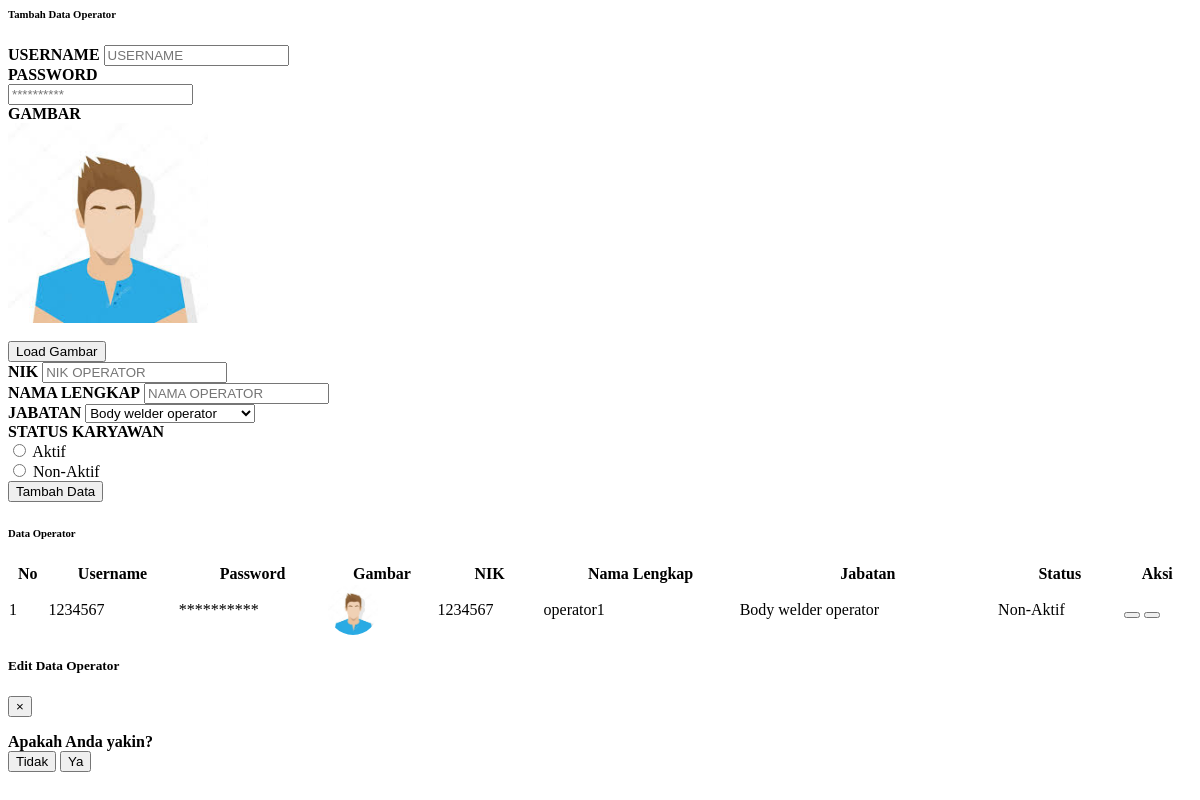
Before: /module/admin/dataKaryawan/dataOperator.php with the older database file.
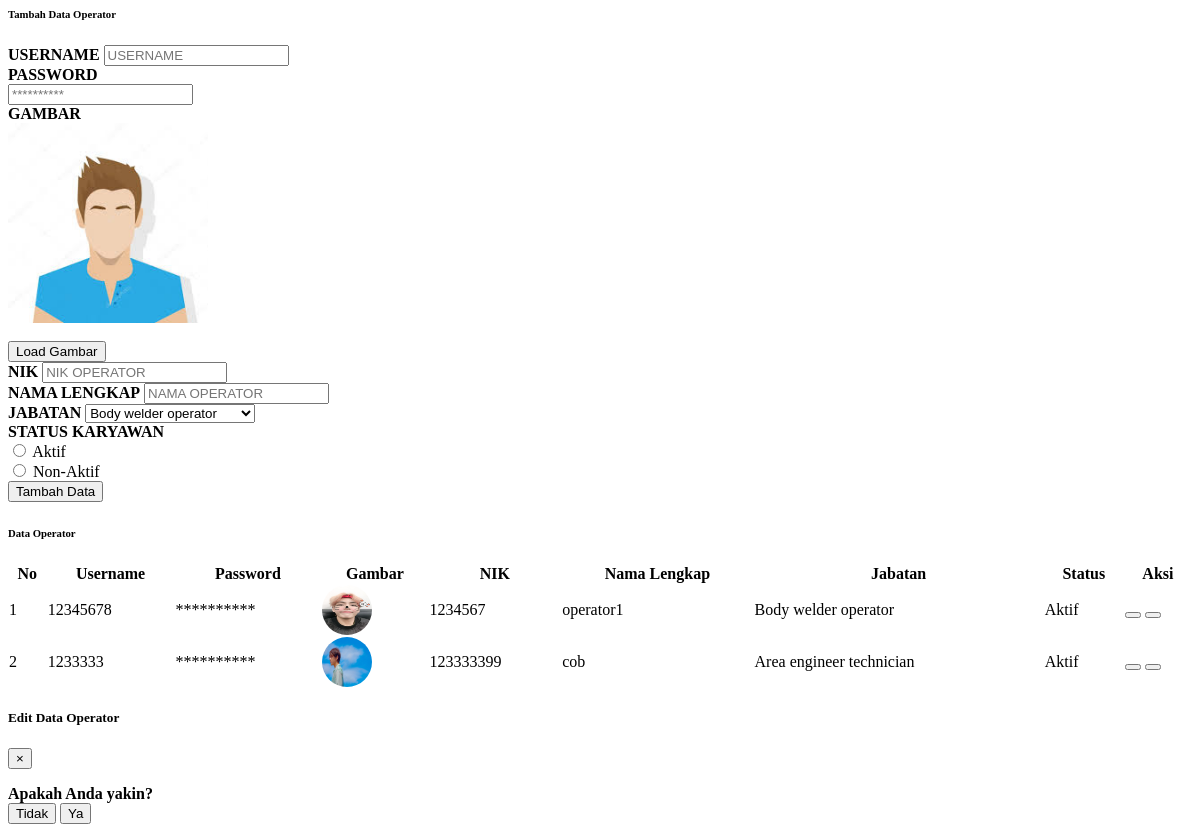
After: the same page with the newer database file.
### tables this page shows
CREATE TABLE `tabel_operator` (
  `id_operator` int(30) NOT NULL,
  `id_user` int(11) NOT NULL,
  `id_jabatan` int(11) NOT NULL,
  `nama` varchar(50) NOT NULL,
  `nik` int(20) NOT NULL,
  `foto` text NOT NULL,
  `status_aktif` enum('Aktif','Non-Aktif') NOT NULL,
  `waktu_tambah` datetime NOT NULL,
  `waktu_edit` datetime NOT NULL
);

CREATE TABLE `tabel_user` (
  `id_user` int(10) NOT NULL,
  `username` varchar(30) NOT NULL,
  `password` varchar(30) NOT NULL,
  `level` enum('operator','supervisor','admin') NOT NULL
);

CREATE TABLE `tabel_jabatan` (
  `id_jabatan` int(11) NOT NULL,
  `nama` varchar(100) NOT NULL
);

### process/proses_adminDataOperator.php (called while the page is built, shortened)
<?php
function tampilJabatan($con){
    $jabatan="SELECT * FROM tabel_jabatan";
    $resultJabatan = mysqli_query($con, $jabatan);
    return $resultJabatan;
}
?>

### module/admin/dataKaryawan/dataOperator.php (the view, shortened to what this page needs)
<?php
  include "../config/connection.php";
  include "../process/proses_adminDataOperator.php";
?>
<body onload="setup2();">
<div class="container-fluid" id="dataKaryawan" onload="setup2();">
    <div class="card shadow mb-4">
        <div class="card-header py-3">
            <h6 class="m-0 font-weight-bold text-primary">Tambah Data Operator</h6>
        </div>
        <div class="card-body">
            <form class="user" action="../process/proses_adminDataOperator.php?module=dataOperator&act=tambah" id="formDataOperatorAdmin" method="POST" enctype="multipart/form-data">
                <div class = "row">
                    <div class="col-sm-6">
                        <div class="form-group row">
                            <div class="col-sm-12 mb-3 mb-sm-0">
                                <label class="col-sm-6 small d-flex flex-column justify-content-center" for="username" style="font-weight: bold">USERNAME</label>
                                <input type="text" class="form-control form-control-user" placeholder="USERNAME" id="usernameOperatorAdmin" name="usernameOperatorAdmin" required>
                            </div>
                        </div>
                        <div class="form-group row">
                            <div class="col-sm-12 mb-3 mb-sm-0">
                                <label class="col-sm-6 small d-flex flex-column justify-content-center" for="passwordOperatorAdmin" style="font-weight: bold">PASSWORD</label>
                                <div class="input-group">
                                    <input type="password" class="form-control form-control-user" name="passwordOperatorAdmin" id="passwordOperatorAdmin" placeholder="**********" required >
                                </div>
                            </div>
                        </div>
                        <div class="form-group row">
                            <div class="col-sm-12 mb-3 mb-sm-0">
                                <label class="col-sm-6 small d-flex flex-column justify-content-center" for="gambar" style="font-weight: bold">GAMBAR</label>
                                <div class="input-group col-sm-10">
                                    <img src="../attachment/img/avatar.jpeg" id="fotoPrevOperatorAdmin3" height="200px" width="200px">
                                </div>
                                <div class="col-md-10">
                                    <br>
                                    <input id='buttonid2' type='button' value='Load Gambar'class="btn btn-loading btn-primary tmbl-loading ml-2"  />
                                </div>
                            </div>
                        </div>
                    </div>
                    <div class="col-sm-6">
                        <div class="form-group row">
                            <div class="col-sm-12 mb-3 mb-sm-0">
                                <label class="col-sm-6 small d-flex flex-column justify-content-center" for="nik" style="font-weight: bold">NIK</label>
                                <input type="text" class="form-control form-control-user" placeholder="NIK OPERATOR" id="nikOperatorAdmin" name="nikOperatorAdmin" required>
                            </div>
                        </div>
                        <div class="form-group row">
                            <div class="col-sm-12 mb-3 mb-sm-0">
                                <label class="col-sm-6 small d-flex flex-column justify-content-center" for="nama" style="font-weight: bold">NAMA LENGKAP</label>
                                <input type="text" class="form-control form-control-user" placeholder="NAMA OPERATOR" id="namaOperatorAdmin" name="namaOperatorAdmin" required>
                            </div>
                        </div>
                        <div class="form-group row">
                            <div class="col-sm-12 mb-3 mb-sm-0">
                                <label class="col-sm-6 small d-flex flex-column justify-content-center" for="jabatan" style="font-weight: bold">JABATAN</label>
                                <?php
                                    $resultJabatan = tampilJabatan($con);
                                ?>
                               <select class="custom-select my-1 mr-sm-2" name="jabatanOperatorAdmin">
                                    <?php
                                        if(mysqli_num_rows($resultJabatan) > 0){
                                            while($row = mysqli_fetch_assoc($resultJabatan)){
                                                echo "<option value='".$row['id_jabatan']."'>".$row['nama']."</option>";
                                            }
                                        }
                                    ?>
                                </select>
                            </div>
                        </div>
                        <div class="form-group row">
                            <div class="col-sm-12 mb-3 mb-sm-0">
                                <label class="col-sm-6 small d-flex flex-column justify-content-center" for="password" style="font-weight: bold">STATUS KARYAWAN</label>
                                <div class="form-check form-check-inline">
                                    <input class="form-check-input form-control-user" type="radio" name="statusOperatorAdmin" id="statusOperatorAdmin1" value="Aktif">
                                    <label class="form-check-label" for="statusOperatorAdmin1">Aktif</label>
                                </div>
                                <div class="form-check form-check-inline">
                                    <input class="form-check-input" type="radio" name="statusOperatorAdmin" id="statusOperatorAdmin2" value="Non-Aktif">
                                    <label class="form-check-label" for="statusOperatorAdmin2">Non-Aktif</label>
                                </div>
                            </div>
                        </div>
                        <div class="form-group row">
                            <div class="col-sm-12 mb-3 mb-sm-0">
                                <div class="col-sm-8">
                                    <button type="submit" class="btn btn-success btn-icon-split" name="tambahDataOperator" onclick="ValidasiTambah(); preventDefaultAction(event);">
                                        <span class="text">Tambah Data</span>
                                </div>
                            </div>
                        </div>
                    </div>
                </div>
            </form>
        </div>
    </div>
    <div class="card shadow mb-4">
        <div class="card-header py-3">
            <h6 class="m-0 font-weight-bold text-primary">Data Operator</h6>
        </div>
        <div class="card-body">
            <div class="table-responsive">
                <table class="table table-bordered" id="dataTable" width="100%" cellspacing="0">
                    <thead>
                        <tr class="text-center">
                            <th>No</th>
                            <th>Username</th>
                            <th>Password</th>
                            <th>Gambar</th>
                            <th>NIK</th>
                            <th>Nama Lengkap</th>
                            <th>Jabatan</th>
                            <th>Status</th>
                            <th>Aksi</th>
                        </tr>
                    </thead>
                    <tbody>
                    <?php
                        $queryTampilData = "SELECT tp.*, tp.nama AS nama_lengkap ,tj.*, tj.nama AS nama_jabatan, tu.* FROM tabel_operator tp,tabel_jabatan tj,tabel_user tu WHERE tp.id_jabatan = tj.id_jabatan
                            AND tp.id_user = tu.id_user;
                            ";
                        $resultTampilData = mysqli_query($con, $queryTampilData);
                        $index = 1;
                        if(mysqli_num_rows($resultTampilData) > 0){
                            while($rowTampilData = mysqli_fetch_assoc($resultTampilData)){
                    ?>
                        <tr class="text-center" id-operator="<?php echo $rowTampilData["id_operator"] ?>">
                            <td ><?php echo $index; ?></td>
                            <td class="usernameOperator"><?php echo $rowTampilData["username"]; ?></td>
                            <td class="passwordOperator">**********</td>
                            <td class="fotoOperator"><img src="../attachment/img/<?php echo ($rowTampilData['foto'] == null)? 'avatar.jpeg' : $rowTampilData['foto'] ; ?>" style="width:50px;height:50px;border-radius:50%;"></td>
                            <td class="nikOperator"><?php echo $rowTampilData["nik"]; ?></td>
                            <td class="namaOperator"><?php echo $rowTampilData["nama_lengkap"]; ?></td>
                            <td class="jabatanOperator"><?php echo $rowTampilData["nama_jabatan"]; ?></td>
                            <td class="statusOperator"><?php echo $rowTampilData["status_aktif"]; ?></td>
                            <td>
                                <button type="button" class="btn btn-primary edit-dataOperator-admin" data-toggle="modal" data-target="#editDataOperatorModal" id_userEdit="<?php echo $rowTampilData["id_user"];?>" id_operatorEdit="<?php echo $rowTampilData["id_operator"];?>">
                                </button>
                                <button type="button" class="btn btn-danger hapus-dataOperator-admin" data-toggle="modal" data-target="#hapusDataOperatorModal" id_user="<?php echo $rowTampilData["id_user"];?>" id_operator="<?php echo $rowTampilData["id_operator"];?>">
                                </button>
                            </td>
                        </tr>
                    <?php
                        $index++;
                        }
                    ?>
                    <?php
                    }   else{
                    ?>
                        <!-- <div>
                            <p>Data Operator tidak tersedia</p>
                        </div> -->
                    <?php
                    }
                    ?>
                    </tbody>
                </table>
            </div>
        </div>
    </div>
</div>
<div class="modal fade" id="editDataOperatorModal" tabindex="-1" role="dialog" aria-labelledby="exampleModalLabel" aria-hidden="true">
    <div class="modal-dialog modal-xl" role="document">
      <div class="modal-content">
        <div class="modal-header d-flex justify-content-center bg-operator border-0">
          <h5 class="modal-title text-white w-100 text-center">Edit Data Operator</h5>
          <button type="button" class="close" data-dismiss="modal" aria-label="Close">
            <span aria-hidden="true">&times;</span>
          </button>
        </div>
      </div>
    </div>
  </div>
    <div class="modal fade" id="hapusDataOperatorModal" tabindex="-1" role="dialog" aria-labelledby="exampleModalLabel"
      aria-hidden="true">
      <div class="modal-dialog modal-dialog-centered" role="document">
        <div class="modal-content">
          <form action="../process/proses_adminDataOperator.php?module=dataOperator&act=hapus" method="post">
            <div class="modal-body pt-5 text-center">
              <strong>Apakah Anda yakin?</strong>
            </div>
            <div class="pb-4 pt-4 d-flex justify-content-around">
              <button type="button" class="btn btn-danger mr-4 btn-batal" data-dismiss="modal">Tidak</button>
              <button type="submit" name="hapusDataOperator" class="btn btn-success btn-ok">Ya</button>
            </div>
          </form>
        </div>
      </div>
    </div>
</body>

Changed rows visible on the page:
changed tabel_operator "operator1": id_user.username "1234567" → "12345678"; foto: picture added in place of a placeholder; status_aktif "Non-Aktif" → "Aktif"
added tabel_operator: id_user.username "1233333", foto (picture), nik "123333399", nama "cob", id_jabatan.nama "Area engineer technician", status_aktif "Aktif"
